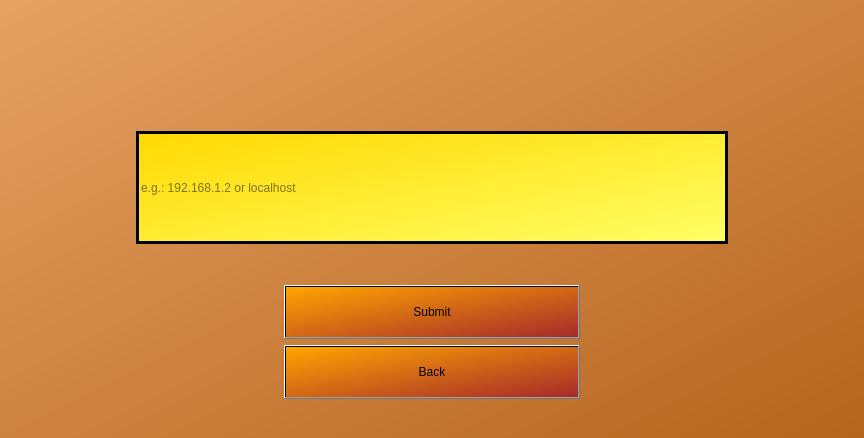
<?xml version="1.0" encoding="UTF-8"?>
<ui version="4.0">
 <class>Form</class>
 <widget class="QWidget" name="Form">
  <property name="geometry">
   <rect>
    <x>0</x>
    <y>0</y>
    <width>864</width>
    <height>438</height>
   </rect>
  </property>
  <property name="minimumSize">
   <size>
    <width>864</width>
    <height>438</height>
   </size>
  </property>
  <property name="windowTitle">
   <string>Form</string>
  </property>
  <property name="styleSheet">
   <string notr="true">QWidget#Form {
	background-color: qlineargradient(x1: 0, y1: 0, x2: 1, y2: 1, stop: 0 #e6a163, stop: 1 #b5651d);
}</string>
  </property>
  <layout class="QGridLayout" name="gridLayout" rowstretch="4,4,1,4,1" columnstretch="1,5,1">
   <item row="0" column="1">
    <widget class="QLabel" name="label">
     <property name="sizePolicy">
      <sizepolicy hsizetype="Ignored" vsizetype="Ignored">
       <horstretch>0</horstretch>
       <verstretch>0</verstretch>
      </sizepolicy>
     </property>
     <property name="text">
      <string/>
     </property>
     <property name="pixmap">
      <pixmap>../resource_images/ip_addr.png</pixmap>
     </property>
     <property name="scaledContents">
      <bool>true</bool>
     </property>
    </widget>
   </item>
   <item row="3" column="1">
    <layout class="QGridLayout" name="gridLayout_2" columnstretch="1,2,1">
     <item row="0" column="2" rowspan="2">
      <spacer name="verticalSpacer">
       <property name="orientation">
        <enum>Qt::Vertical</enum>
       </property>
       <property name="sizeType">
        <enum>QSizePolicy::Preferred</enum>
       </property>
       <property name="sizeHint" stdset="0">
        <size>
         <width>20</width>
         <height>40</height>
        </size>
       </property>
      </spacer>
     </item>
     <item row="1" column="1">
      <widget class="QPushButton" name="backButton">
       <property name="sizePolicy">
        <sizepolicy hsizetype="Preferred" vsizetype="Preferred">
         <horstretch>0</horstretch>
         <verstretch>0</verstretch>
        </sizepolicy>
       </property>
       <property name="styleSheet">
        <string notr="true">background-color: qlineargradient(x1: 0, y1: 0, x2: 1, y2: 1, stop: 0 orange, stop: 1 brown);</string>
       </property>
       <property name="text">
        <string>Back</string>
       </property>
      </widget>
     </item>
     <item row="0" column="1">
      <widget class="QPushButton" name="submitButton">
       <property name="sizePolicy">
        <sizepolicy hsizetype="Preferred" vsizetype="Preferred">
         <horstretch>0</horstretch>
         <verstretch>0</verstretch>
        </sizepolicy>
       </property>
       <property name="styleSheet">
        <string notr="true">background-color: qlineargradient(x1: 0, y1: 0, x2: 1, y2: 1, stop: 0 orange, stop: 1 brown);</string>
       </property>
       <property name="text">
        <string>Submit</string>
       </property>
      </widget>
     </item>
     <item row="0" column="0" rowspan="2">
      <spacer name="verticalSpacer_2">
       <property name="orientation">
        <enum>Qt::Vertical</enum>
       </property>
       <property name="sizeType">
        <enum>QSizePolicy::Preferred</enum>
       </property>
       <property name="sizeHint" stdset="0">
        <size>
         <width>20</width>
         <height>40</height>
        </size>
       </property>
      </spacer>
     </item>
    </layout>
   </item>
   <item row="2" column="1">
    <spacer name="horizontalSpacer_2">
     <property name="orientation">
      <enum>Qt::Horizontal</enum>
     </property>
     <property name="sizeHint" stdset="0">
      <size>
       <width>40</width>
       <height>20</height>
      </size>
     </property>
    </spacer>
   </item>
   <item row="4" column="1">
    <spacer name="horizontalSpacer">
     <property name="orientation">
      <enum>Qt::Horizontal</enum>
     </property>
     <property name="sizeType">
      <enum>QSizePolicy::Preferred</enum>
     </property>
     <property name="sizeHint" stdset="0">
      <size>
       <width>40</width>
       <height>20</height>
      </size>
     </property>
    </spacer>
   </item>
   <item row="1" column="1">
    <widget class="QLineEdit" name="ipField">
     <property name="sizePolicy">
      <sizepolicy hsizetype="Preferred" vsizetype="Preferred">
       <horstretch>0</horstretch>
       <verstretch>0</verstretch>
      </sizepolicy>
     </property>
     <property name="styleSheet">
      <string notr="true">background-color: qlineargradient(x1: 0, y1: 0, x2: 1, y2: 1, stop: 0 #FFD800, stop: 1 #FFFF66);
border: 3px solid black;</string>
     </property>
     <property name="text">
      <string/>
     </property>
     <property name="placeholderText">
      <string>e.g.: 192.168.1.2 or localhost</string>
     </property>
    </widget>
   </item>
   <item row="0" column="2">
    <widget class="QLabel" name="label_2">
     <property name="sizePolicy">
      <sizepolicy hsizetype="Ignored" vsizetype="Ignored">
       <horstretch>0</horstretch>
       <verstretch>0</verstretch>
      </sizepolicy>
     </property>
     <property name="text">
      <string/>
     </property>
     <property name="pixmap">
      <pixmap>../resource_images/w_rook.png</pixmap>
     </property>
     <property name="scaledContents">
      <bool>true</bool>
     </property>
    </widget>
   </item>
   <item row="2" column="0" rowspan="3">
    <widget class="QLabel" name="label_4">
     <property name="sizePolicy">
      <sizepolicy hsizetype="Ignored" vsizetype="Ignored">
       <horstretch>0</horstretch>
       <verstretch>0</verstretch>
      </sizepolicy>
     </property>
     <property name="text">
      <string/>
     </property>
     <property name="pixmap">
      <pixmap>../resource_images/b_queen.png</pixmap>
     </property>
     <property name="scaledContents">
      <bool>true</bool>
     </property>
    </widget>
   </item>
   <item row="2" column="2" rowspan="3">
    <widget class="QLabel" name="label_5">
     <property name="sizePolicy">
      <sizepolicy hsizetype="Ignored" vsizetype="Ignored">
       <horstretch>0</horstretch>
       <verstretch>0</verstretch>
      </sizepolicy>
     </property>
     <property name="text">
      <string/>
     </property>
     <property name="pixmap">
      <pixmap>../resource_images/w_queen.png</pixmap>
     </property>
     <property name="scaledContents">
      <bool>true</bool>
     </property>
    </widget>
   </item>
   <item row="0" column="0">
    <widget class="QLabel" name="label_3">
     <property name="sizePolicy">
      <sizepolicy hsizetype="Ignored" vsizetype="Ignored">
       <horstretch>0</horstretch>
       <verstretch>0</verstretch>
      </sizepolicy>
     </property>
     <property name="text">
      <string/>
     </property>
     <property name="pixmap">
      <pixmap>../resource_images/black_rook.png</pixmap>
     </property>
     <property name="scaledContents">
      <bool>true</bool>
     </property>
    </widget>
   </item>
  </layout>
 </widget>
 <resources/>
 <connections/>
</ui>
